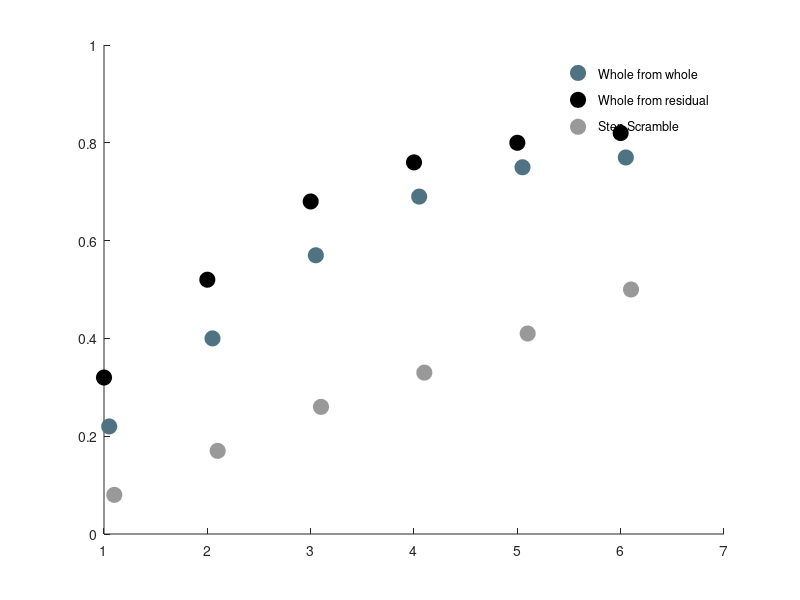

Source code (MATLAB): (Note: this script raises an error after producing the figure.)
%% Figure 3a - summary synNum vs. VAF - ICAPCA
avg.whole = [.32 .52 .68 .76 .8 .82];
avg.res2Whole = [.22 .40 .57 .69 .75 .77];
%avg.control = [0.27 0.40 0.47 0.54 0.61 0.67]; %step scramble - w2w
avg.control = [0.08 0.17 0.26 0.33 0.41 0.50]; %r2w


std.whole = [0.06 0.061 0.068 0.064 0.050 0.051];
std.res2Whole = [0.058 0.089 0.11 0.089 0.073 0.074];
%std.control = [0.06 0.07 0.08 0.07 0.06 0.06]; %step scramble - w2w
std.control = [0.03 0.02 0.03 0.03 0.07 0.05]; %r2w

synNums = 1:6;


figure
hold on

%--------------------plot means----------------------------------------
scatter(synNums + 0.05, avg.res2Whole, 120, 'MarkerEdgeColor', [.31, .45, .51], 'MarkerFaceColor', [.31, .45, .51])
scatter(synNums, avg.whole, 120, 'k', 'MarkerFaceColor', 'k')
scatter(synNums + 0.1, avg.control, 120, 'MarkerEdgeColor', [.6 .6 .6], 'MarkerFaceColor', [.6 .6 .6])

%legend 'Whole from whole' 'Whole from residual' 'Whole from step scramble (whole)'
legend 'Whole from whole' 'Whole from residual' 'Step Scramble'
legend boxoff

%--------------------plot std devs---------------------------------------
errorbar(synNums + 0.05, avg.res2Whole, std.res2Whole, 'LineStyle', 'none', 'Color', [.31, .45, .51])
errorbar(synNums, avg.whole, std.whole, 'LineStyle', 'none', 'Color', 'k')
errorbar(synNums + 0.1, avg.control, std.control, 'LineStyle', 'none', 'Color', [.6 .6 .6])

xlabel('Number of Synergies')
ylabel('VAF')
title('Summary - ICAPCA')

%scatter(synNums, avg.res, 'c', 'MarkerFaceColor', 'c')
set(gca, 'XTick', 1:6)
set(gca, 'YTick', [0 .2 .4 .6 .8 1])
set(gca, 'FontSize', 16)
set(gca, 'Color', 'none')

set(gca,'TickDir','out'); box off
ylim([0 1])
axis square